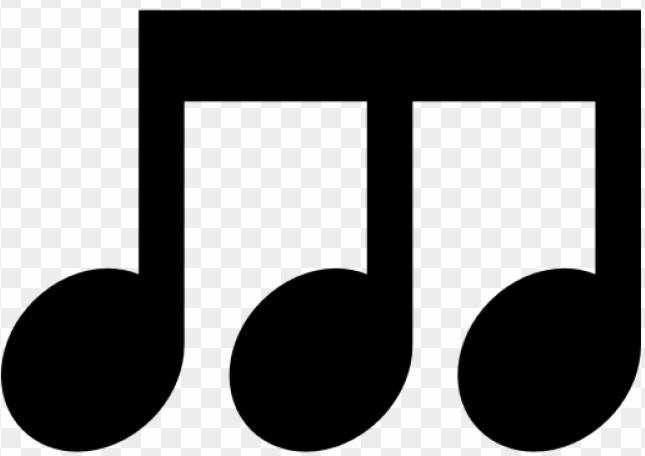
#> input picture KNN Attempt/images2/0/1.png, 645 x 456 px; its folder holds only this picture in this run
$ jupyter execute --allow-errors Untitled.ipynb   (shell and % lines are left out)
#> lines starting #> are read from the running program, lines starting #| are printed output that depends on the picture; after the words box and inside, x2 and y2 are one past the last pixel; in counts of white or black regions, pixels touching at a corner belong together
[cell 1]
#Always make all imports in the first cell of the notebook, run them all once.
import cv2
import numpy as np
import math
import glob
import matplotlib.pyplot as plt
import skimage.io as io
from mpl_toolkits.mplot3d import Axes3D

from skimage.color import rgb2gray, rgb2hsv
from scipy import fftpack
from scipy.signal import convolve2d
import skimage
from skimage.util import random_noise
from skimage.filters import median, gaussian, threshold_otsu
from skimage.filters import threshold_otsu, threshold_sauvola
from skimage.filters import roberts, sobel, sobel_h, scharr
from skimage.exposure import rescale_intensity, equalize_hist
from skimage.morphology import binary_erosion, binary_dilation, binary_closing, binary_opening, skeletonize, thin
from skimage import img_as_ubyte
from skimage.io import imread, imshow
from skimage.filters import gaussian, threshold_otsu
from skimage.measure import moments_hu,moments_central,moments_normalized,moments

[cell 2]
shapes = ['triple_eighth_down', 'double_eighth_down', 'double_sixteenth_down', 'quadruple_sixteenth_down', "Clef",
          "double_flats", "double_sharps", "flat", "half_note", "quarter_note", "single_eighth note",
          "sharp", "whole_note", "single_sixteenth_note", "single_32th_note", "chord", "bar_line", "44", "42",
          "natural", "dots"]

[cell 3]
def read_image(path):
#> called with path = 'images2/0/1.png'
    gray = rgb2gray(io.imread(path))
#> gray: shape (456, 645) float64; min 0, max 1, mean 0.471
    # gray = gaussian(gray,1)
    thresh = threshold_otsu(gray)
#> thresh = 0.479
    normalize = gray > thresh
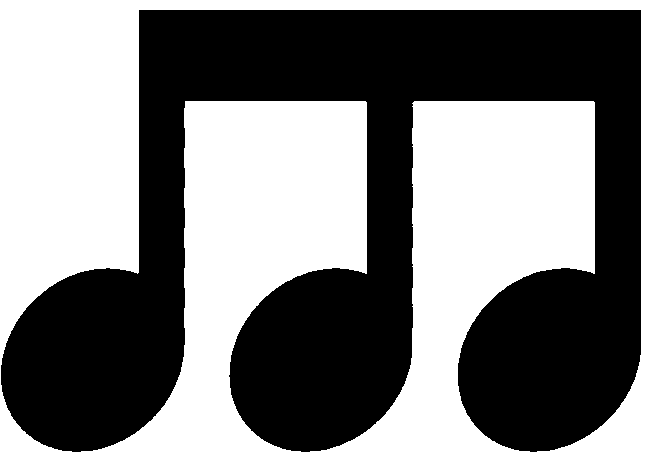
#> normalize: shape (456, 645) bool; 49% white; 1 white region, box (x1, y1, x2, y2) and area: (0, 0, 645, 456) 144061
    return normalize

[cell 4]
def training_data(shapes):
    x_train = []
    y_train = []
    for i in range(len(shapes)):
        str1 = 'images2/'
        str2 = i
        str3 = '/*'
        str4 = str1 + str(str2) + str3
        for filename in sorted(glob.glob(str4)):
            print(filename)
            img = read_image(filename) ## cv2.imread reads images in RGB format
            x_train.append(img)
            y_train.append(i)
#> pass 2 of the loop in training_data, `for i in range(len(shapes)):`:
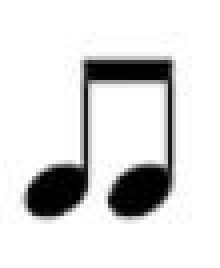
#> input picture KNN Attempt/images2/1/11.JPG, 55 x 67 px (shown 4 times larger)
#> gray: shape (67, 55) float64
#> thresh = 0.525
#> in read_image (call 2), `normalize = gray > thresh`:
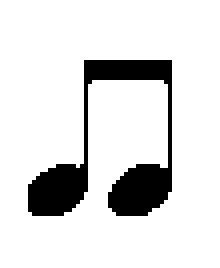
#> normalize: shape (67, 55) bool (shown 4 times larger); 87.1% white; 1 black region, box (x1, y1, x2, y2) and area: (7, 15, 43, 54) 474
